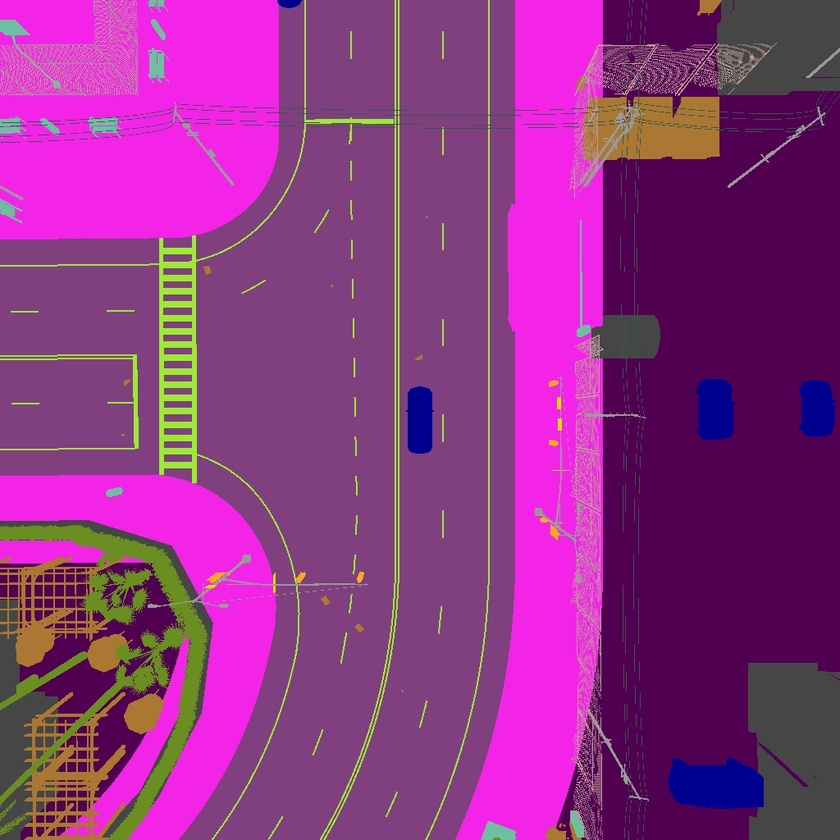
#> input picture 124.jpg, 840 x 840 px, shrunk from 1024 x 1024 before the run
$ python debug.py
#> lines starting #> are read from the running program, lines starting #| are printed output that depends on the picture
import cv2
import matplotlib.pyplot as plt

plt.imshow(cv2.imread('124.jpg', 0))
plt.show()
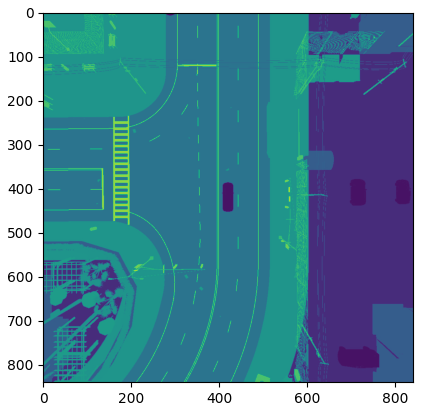
#> figure drawn by matplotlib, 1 panel
